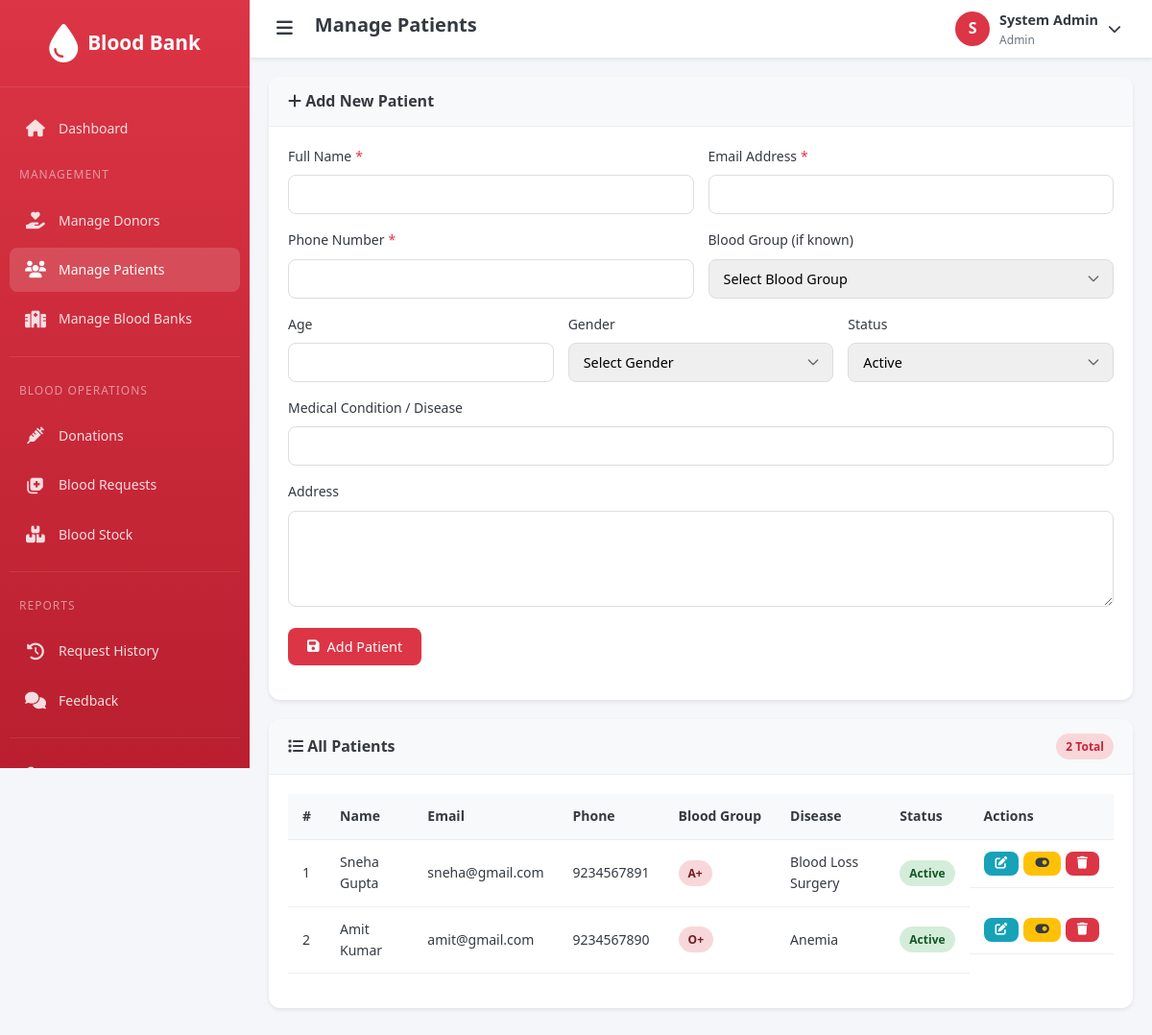
Screenshot of /admin/patients.php (signed in) with the database file from the repository.
### tables this page shows
CREATE TABLE patient (
    id INT PRIMARY KEY AUTO_INCREMENT,
    user_id INT NOT NULL,
    blood_group_id INT,
    age INT,
    gender ENUM('Male', 'Female', 'Other'),
    address VARCHAR(255),
    disease VARCHAR(255),
    created_at TIMESTAMP DEFAULT CURRENT_TIMESTAMP,
    FOREIGN KEY (user_id) REFERENCES users(id) ON DELETE CASCADE,
    FOREIGN KEY (blood_group_id) REFERENCES blood_group(id) ON DELETE SET NULL
);

CREATE TABLE users (
    id INT PRIMARY KEY AUTO_INCREMENT,
    name VARCHAR(100) NOT NULL,
    email VARCHAR(100) UNIQUE NOT NULL,
    password VARCHAR(255) NOT NULL,
    phone VARCHAR(15),
    role ENUM('admin', 'bloodbank', 'donor', 'patient') NOT NULL,
    status ENUM('active', 'inactive', 'pending') DEFAULT 'active',
    created_at TIMESTAMP DEFAULT CURRENT_TIMESTAMP
);

CREATE TABLE blood_group (
    id INT PRIMARY KEY AUTO_INCREMENT,
    group_name VARCHAR(10) NOT NULL UNIQUE
);

### config/functions.php (called while the page is built, shortened)
<?php
function getStatusBadge($status) {
    switch (strtolower($status)) {
        case 'approved':
        case 'active':
            return 'badge-success';
    }
}
?>

### admin/patients.php (the view, shortened to what this page needs)
<?php
require_once '../includes/header.php';
$patientsQuery = "SELECT p.*, u.name, u.email, u.phone, u.status, u.created_at, bg.group_name
                  FROM patient p
                  JOIN users u ON p.user_id = u.id
                  LEFT JOIN blood_group bg ON p.blood_group_id = bg.id
                  ORDER BY u.created_at DESC";
$patients = mysqli_fetch_all(mysqli_query($conn, $patientsQuery), MYSQLI_ASSOC);
$editPatient = null;
require_once '../includes/admin_sidebar.php';
?>
<div class="card">
    <div class="card-header">
        <h3><i class="fas fa-<?php echo $editPatient ? 'edit' : 'plus'; ?>"></i> <?php echo $editPatient ? 'Edit Patient' : 'Add New Patient'; ?></h3>
    </div>
    <div class="card-body">
        <form method="POST" action="" data-validate>
            <div class="form-row">
                <div class="form-group">
                    <label for="name" class="required">Full Name</label>
                    <input type="text" id="name" name="name" class="form-control" required
                           value="<?php echo $editPatient ? htmlspecialchars($editPatient['name']) : ''; ?>">
                </div>
                <div class="form-group">
                    <label for="email" class="required">Email Address</label>
                    <input type="email" id="email" name="email" class="form-control" required
                           value="<?php echo $editPatient ? htmlspecialchars($editPatient['email']) : ''; ?>">
                </div>
            </div>
            <div class="form-row">
                <div class="form-group">
                    <label for="phone" class="required">Phone Number</label>
                    <input type="tel" id="phone" name="phone" class="form-control" required data-validate-phone
                           value="<?php echo $editPatient ? htmlspecialchars($editPatient['phone']) : ''; ?>">
                </div>
                <div class="form-group">
                    <label for="blood_group_id">Blood Group (if known)</label>
                    <select id="blood_group_id" name="blood_group_id" class="form-control">
                        <option value="">Select Blood Group</option>
                    </select>
                </div>
            </div>
            <div class="form-row">
                <div class="form-group">
                    <label for="age">Age</label>
                    <input type="number" id="age" name="age" class="form-control" min="1" max="120"
                           value="<?php echo $editPatient ? $editPatient['age'] : ''; ?>">
                </div>
                <div class="form-group">
                    <label for="gender">Gender</label>
                    <select id="gender" name="gender" class="form-control">
                        <option value="">Select Gender</option>
                    </select>
                </div>
                <div class="form-group">
                    <label for="status">Status</label>
                    <select id="status" name="status" class="form-control">
                        <option value="active" <?php echo ($editPatient && $editPatient['status'] === 'active') ? 'selected' : ''; ?>>Active</option>
                    </select>
                </div>
            </div>
            <div class="form-group">
                <label for="disease">Medical Condition / Disease</label>
                <input type="text" id="disease" name="disease" class="form-control"
                       value="<?php echo $editPatient ? htmlspecialchars($editPatient['disease']) : ''; ?>">
            </div>
            <div class="form-group">
                <label for="address">Address</label>
                <textarea id="address" name="address" class="form-control" rows="2"><?php echo $editPatient ? htmlspecialchars($editPatient['address']) : ''; ?></textarea>
            </div>
            <div class="form-group">
                <button type="submit" class="btn btn-primary">
                    <i class="fas fa-save"></i> <?php echo $editPatient ? 'Update Patient' : 'Add Patient'; ?>
                </button>
            </div>
        </form>
    </div>
</div>
<div class="card">
    <div class="card-header">
        <h3><i class="fas fa-list"></i> All Patients</h3>
        <span class="badge badge-primary"><?php echo count($patients); ?> Total</span>
    </div>
    <div class="card-body">
        <?php if (count($patients) > 0): ?>
            <div class="table-responsive">
                <table class="table">
                    <thead>
                        <tr>
                            <th>#</th>
                            <th>Name</th>
                            <th>Email</th>
                            <th>Phone</th>
                            <th>Blood Group</th>
                            <th>Disease</th>
                            <th>Status</th>
                            <th>Actions</th>
                        </tr>
                    </thead>
                    <tbody>
                        <?php foreach ($patients as $index => $patient): ?>
                            <tr>
                                <td><?php echo $index + 1; ?></td>
                                <td><?php echo htmlspecialchars($patient['name']); ?></td>
                                <td><?php echo htmlspecialchars($patient['email']); ?></td>
                                <td><?php echo htmlspecialchars($patient['phone']); ?></td>
                                <td>
                                    <?php if ($patient['group_name']): ?>
                                        <span class="badge badge-danger"><?php echo $patient['group_name']; ?></span>
                                    <?php else: ?>
                                        <span class="text-muted">N/A</span>
                                    <?php endif; ?>
                                </td>
                                <td><?php echo htmlspecialchars($patient['disease'] ?? 'N/A'); ?></td>
                                <td><span class="badge <?php echo getStatusBadge($patient['status']); ?>"><?php echo ucfirst($patient['status']); ?></span></td>
                                <td class="action-btns">
                                    <a href="patients.php?edit=<?php echo $patient['id']; ?>" class="btn btn-sm btn-info" title="Edit">
                                        <i class="fas fa-edit"></i>
                                    </a>
                                    <a href="patients.php?toggle_status=<?php echo $patient['user_id']; ?>&current=<?php echo $patient['status']; ?>"
                                       class="btn btn-sm btn-warning" title="Toggle Status">
                                        <i class="fas fa-toggle-<?php echo $patient['status'] === 'active' ? 'on' : 'off'; ?>"></i>
                                    </a>
                                    <a href="patients.php?delete=<?php echo $patient['id']; ?>" class="btn btn-sm btn-danger"
                                       data-confirm-delete="Are you sure you want to delete this patient?" title="Delete">
                                        <i class="fas fa-trash"></i>
                                    </a>
                                </td>
                            </tr>
                        <?php endforeach; ?>
                    </tbody>
                </table>
            </div>
        <?php endif; ?>
    </div>
</div>
    </div>
</main>
<?php require_once '../includes/footer.php'; ?>

### assets/css/style.css (style rules this page uses)
:root { --primary-color: #dc3545; --primary-dark: #c82333; --primary-light: #f8d7da; --secondary-color: #6c757d; --success-color: #28a745; --warning-color: #ffc107; --danger-color: #dc3545; --info-color: #17a2b8; --light-color: #f8f9fa; --dark-color: #343a40; --white: #ffffff; --black: #000000; --sidebar-width: 260px; --header-height: 60px; --shadow-sm: 0 2px 4px rgba(0, 0, 0, 0.08); --shadow-md: 0 4px 12px rgba(0, 0, 0, 0.12); --shadow-lg: 0 8px 24px rgba(0, 0, 0, 0.16); --border-radius: 8px; --border-radius-lg: 12px; --transition: all 0.3s ease; --font-family: "Segoe UI", Tahoma, Geneva, Verdana, sans-serif; }
* { margin: 0; padding: 0; box-sizing: border-box; }
html { scroll-behavior: smooth; }
body { font-family: var(--font-family); font-size: 14px; line-height: 1.6; color: var(--dark-color); background-color: #f4f6f9; min-height: 100vh; }
a { text-decoration: none; color: var(--primary-color); transition: var(--transition); }
h1, h2, h3, h4, h5, h6 { font-weight: 600; line-height: 1.3; margin-bottom: 0.5rem; }
h3 { font-size: 1.5rem; }
.card { background: var(--white); border-radius: var(--border-radius-lg); box-shadow: var(--shadow-sm); margin-bottom: 20px; overflow: hidden; }
.card-header { padding: 15px 20px; border-bottom: 1px solid #eee; display: flex; align-items: center; justify-content: space-between; background: var(--light-color); }
.card-header h3 { font-size: 1rem; margin: 0; }
.card-body { padding: 20px; }
.table-responsive { overflow-x: auto; }
.table { width: 100%; border-collapse: collapse; margin-bottom: 1rem; }
.table th, .table td { padding: 12px 15px; text-align: left; border-bottom: 1px solid #eee; }
.table th { background: var(--light-color); font-weight: 600; color: var(--dark-color); white-space: nowrap; }
.table .action-btns { display: flex; gap: 5px; }
.form-group { margin-bottom: 1rem; }
.form-group label { display: block; margin-bottom: 0.5rem; font-weight: 500; color: var(--dark-color); }
.form-group label.required::after { content: "*"; color: var(--danger-color); margin-left: 4px; }
.form-control { width: 100%; padding: 10px 15px; font-size: 0.9rem; border: 1px solid #ddd; border-radius: var(--border-radius); transition: var(--transition); font-family: inherit; }
.form-control::placeholder { color: #aaa; }
select.form-control { cursor: pointer; appearance: none; background-repeat: no-repeat; background-position: right 12px center; background-size: 16px; padding-right: 40px; }
textarea.form-control { min-height: 100px; resize: vertical; }
.form-row { display: grid; grid-template-columns: repeat(auto-fit, minmax(250px, 1fr)); gap: 15px; }
.btn { display: inline-flex; align-items: center; justify-content: center; gap: 8px; padding: 10px 20px; font-size: 0.9rem; font-weight: 500; border: none; border-radius: var(--border-radius); cursor: pointer; transition: var(--transition); font-family: inherit; text-align: center; }
.btn-primary { background: var(--primary-color); color: var(--white); }
.btn-warning { background: var(--warning-color); color: var(--dark-color); }
.btn-danger { background: var(--danger-color); color: var(--white); }
.btn-info { background: var(--info-color); color: var(--white); }
.btn-sm { padding: 6px 12px; font-size: 0.8rem; }
.badge { display: inline-flex; align-items: center; padding: 4px 10px; font-size: 0.75rem; font-weight: 600; border-radius: 20px; text-transform: capitalize; }
.badge-primary { background: var(--primary-light); color: var(--primary-dark); }
.badge-success { background: #d4edda; color: #155724; }
.badge-danger { background: #f8d7da; color: #721c24; }

### rows the page displays
patient: user.name "Sneha Gupta", user.email "sneha@gmail.com", user.phone "9234567891", blood_group.group_name "A+", disease "Blood Loss Surgery", user.status "Active"
patient: user.name "Amit Kumar", user.email "amit@gmail.com", user.phone "9234567890", blood_group.group_name "O+", disease "Anemia", user.status "Active"

### other values shown
$pageTitle "Manage Patients"
$userInitial "S"
getUserName() "System Admin"
getUserRole() "Admin"
count($patients) "2"
